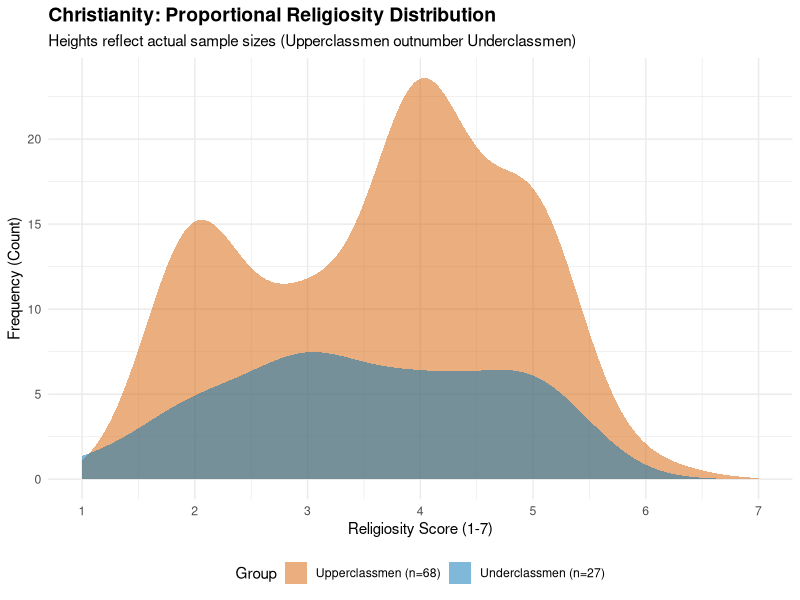

This figure's R source: (Note: this script raises an error after producing the figure.)
read.csv("Data/new_complete_data - Sheet1.csv")
# Read the file, Data/ to access it in the folder
myData <- read.csv("Data/new_complete_data - Sheet1.csv", header = TRUE)
# Assign File to something, header true needed to count first row as header not data

library(dplyr)
library(ggplot2)
library(tidyr)
library(stringr)
library(tidyverse)




library(tidyverse)

# 1. Clean and Prepare Data for the Christian Subset
myData_christian <- myData %>%
  # Standardize types
  mutate(
    Demographics_relig = as.character(Demographics_relig),
    Demographics_class = as.numeric(as.character(Demographics_class))
  ) %>%
  # Filter for Christians and valid responses only
  filter(
    Demographics_relig == "1", 
    !is.na(Demographics_rlgsty), 
    !is.na(Total_Spirit_Wellbeing),
    Demographics_class %in% 1:4
  ) %>%
  # Assign Class Labels
  mutate(Class_Label = case_when(
    Demographics_class %in% c(1, 2) ~ "Underclassmen",
    Demographics_class %in% c(3, 4) ~ "Upperclassmen"
  )) %>%
  # Dynamic N-count for Christians ONLY
  group_by(Class_Label) %>%
  mutate(n_count = n()) %>%
  ungroup() %>%
  mutate(Year_Group = paste0(Class_Label, " (n=", n_count, ")")) %>%
  # Ensure factor order (Upperclassmen on top)
  mutate(Year_Group = fct_reorder(Year_Group, Demographics_class, .desc = TRUE))

# 2. Extract specific labels for color mapping consistency
labels_vec <- unique(myData_christian$Year_Group)
upper_label <- labels_vec[str_detect(labels_vec, "Upper")]
under_label <- labels_vec[str_detect(labels_vec, "Under")]

labels_vec <- unique(myData_christian$Year_Group)
upper_label <- labels_vec[str_detect(labels_vec, "Upper")]
under_label <- labels_vec[str_detect(labels_vec, "Under")]

# 3. Create the Proportional Plot
christian_plot_proportional <- ggplot(myData_christian, 
                                      aes(x = Demographics_rlgsty, 
                                          fill = Year_Group, 
                                          # This line makes the heights proportional to sample size
                                          y = after_stat(count))) +
  # Using position = "identity" so they overlap without stacking
  geom_density(alpha = 0.5, position = "identity", color = NA) +
  
  # Locked-in colors
  scale_fill_manual(values = setNames(c("#D55E00", "#0072B2"), c(upper_label, under_label))) +
  
  # Locked-in X-axis range
  scale_x_continuous(limits = c(1, 7), breaks = 1:7) +
  
  theme_minimal() +
  labs(
    title = "Christianity: Proportional Religiosity Distribution",
    subtitle = "Heights reflect actual sample sizes (Upperclassmen outnumber Underclassmen)",
    x = "Religiosity Score (1-7)",
    y = "Frequency (Count)", # Changed label to match the new scale
    fill = "Group"
  ) +
  theme(
    legend.position = "bottom",
    plot.title = element_text(face = "bold", size = 14)
  )

christian_plot_proportional










a1




# 1. Combined Data Prep (Keeping both sets of logic for your dataset)
myData_final <- myData %>%
  # Religion Clustering
  mutate(Religion_Cluster = case_when(
    Demographics_relig == "1" ~ "Christian",
    Demographics_relig == "6" ~ "Atheist",
    TRUE ~ "Other" 
  )) %>%
  filter(!is.na(Demographics_rlgsty), !is.na(Total_Spirit_Wellbeing)) %>%
  
  # Class/Year Grouping
  mutate(Demographics_class = as.numeric(as.character(Demographics_class))) %>%
  mutate(Year_Group = case_when(
    Demographics_class %in% c(1, 2) ~ "Underclassmen (N=88)",
    Demographics_class %in% c(3, 4) ~ "Upperclassmen (N=243)",
    TRUE ~ NA_character_
  )) %>%
  filter(!is.na(Year_Group)) %>%
  mutate(Year_Group = factor(Year_Group, levels = c("Upperclassmen (N=243)", "Underclassmen (N=88)")))

# 2. Visualization: Underclassmen vs. Upperclassmen
a1 <- ggplot(myData_final, aes(x = Demographics_rlgsty, fill = Year_Group)) +
  # Using density with transparency for the overlay
  geom_density(alpha = 0.5) +
  # Manually setting your preferred colors
  scale_fill_manual(values = c(
    "Underclassmen (N=88)" = "#0072B2", 
    "Upperclassmen (N=243)" = "#D55E00"
  )) +
  theme_minimal() +
  labs(
    title = "Distribution of Religiosity Scores by Academic Class",
    x = "Religiosity Score",
    y = "Density",
    fill = "Class Group"
  )
a1













myData_final <- myData_final %>%
  mutate(
    Total_Spirit_Wellbeing = as.numeric(as.character(Total_Spirit_Wellbeing)),
    Demographics_rlgsty = as.numeric(as.character(Demographics_rlgsty))
  )

# 2. Run the analysis for each group
# We use 'group_by' and 'do' or 'nest' to run a model per cluster
library(purrr)
library(broom)


group_analysis <- myData_final %>%
  # Filter only for the Spiritual dimension since we pivoted the data
  filter(Wellness_Dimension == "Spirit") %>% 
  group_by(Religion_Cluster) %>%
  group_modify(~ {
    # Use 'Score' instead of the original column name
    model <- lm(Score ~ Demographics_rlgsty, data = .x)
    tidy(model)
  })

print(group_analysis)


myData_overall <- myData_final %>%
  filter(Wellness_Dimension == "Spirit") %>%
  mutate(
    Score = as.numeric(as.character(Score)),
    Demographics_rlgsty = as.numeric(as.character(Demographics_rlgsty))
  )

# 2. Run the overall Linear Model
overall_model <- lm(Score ~ Demographics_rlgsty, data = myData_overall)

# 3. View the summary
summary(overall_model)

# 4. Optional: View in a clean table format (using broom)
library(broom)
tidy(overall_model)
